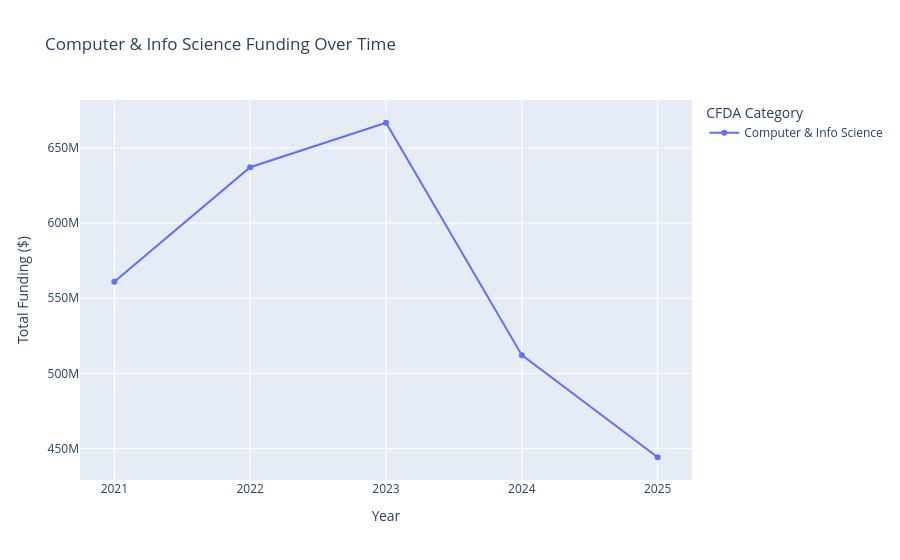

Notebook cell for this chart:
### Code cell
# ── Funding by CFDA category ──────────────────────────────────────────────────
df_cfda = df.copy()
df_cfda['cfda_split'] = df_cfda['cfda_num'].astype(str).str.split(',')
df_cfda = df_cfda.explode('cfda_split')
df_cfda['cfda_split'] = df_cfda['cfda_split'].str.strip()
df_cfda['cfda_split'] = df_cfda['cfda_split'].replace('47.070', '47.07')

cfda_names = {
    '47.07':  'Computer & Info Science',
    '47.049': 'Math & Physical Sciences',
    '47.050': 'Geosciences',
    '47.074': 'Biological Sciences',
    '47.075': 'Social Sciences',
    '47.076': 'Education',
    '47.079': 'STEM Education',
    '47.083': 'Office of Integrative Activities',
    '47.041': 'Engineering',
}
df_cfda['cfda_label'] = df_cfda['cfda_split'].map(cfda_names).fillna(df_cfda['cfda_split'])

cfda_year = df_cfda.groupby(['year', 'cfda_label'])['amount'].sum().reset_index()
top_cfda = (
    cfda_year.groupby('cfda_label')['amount']
    .sum().nlargest(6).index.tolist()
)

fig = px.line(
    cfda_year[cfda_year['cfda_label'] == 'Computer & Info Science'],
    x='year', y='amount', color='cfda_label',
    title='Computer & Info Science Funding Over Time',
    labels={'amount': 'Total Funding ($)', 'year': 'Year', 'cfda_label': 'CFDA Category'},
    markers=True
)
save_fig(fig, '02_cfda_funding_trends')
fig.show()

### Figure 1 — Plotly figure (JSON) as saved in the notebook; plotly's stock layout.template omitted (floating-point values rounded to 4 significant figures)
{"data": [{"hovertemplate": "CFDA Category=Computer & Info Science<br>Year=%{x}<br>Total Funding ($)=%{y}<extra></extra>", "legendgroup": "Computer & Info Science", "line": {"color": "#636efa", "dash": "solid"}, "marker": {"symbol": "circle"}, "mode": "lines+markers", "name": "Computer & Info Science", "orientation": "v", "showlegend": true, "type": "scatter", "x": [2021, 2022, 2023, 2024, 2025], "xaxis": "x", "y": [561017315, 637115816, 666680671, 512143998, 444230740], "yaxis": "y"}], "layout": {"legend": {"title": {"text": "CFDA Category"}, "tracegroupgap": 0}, "title": {"text": "Computer & Info Science Funding Over Time"}, "xaxis": {"anchor": "y", "domain": [0, 1], "title": {"text": "Year"}}, "yaxis": {"anchor": "x", "domain": [0, 1], "title": {"text": "Total Funding ($)"}}}}
